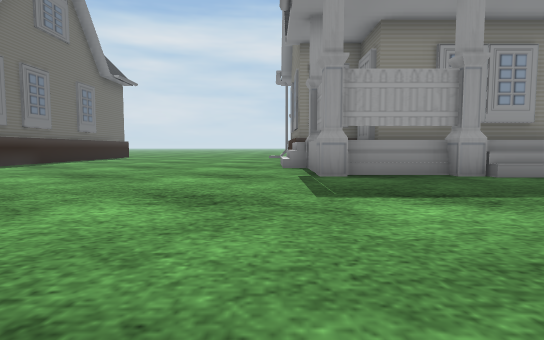
view 1 (above)

24 first-person views from a walk through a world built for the Gazebo simulator. The camera is 0.5 m above the floor, tilts 4° down and sees 80° across. The floor is counted in squares, 1 m on a side. Each view is taken from the middle of a square. On the plan, view 1 faces up. The plan holds only what a view shows up to about 9 squares ahead; the rest is blank. The place goes on beyond the plan. Some surface patterns are stand-ins.

view 2
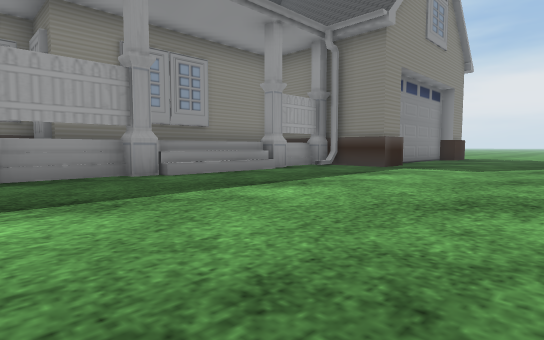

view 3
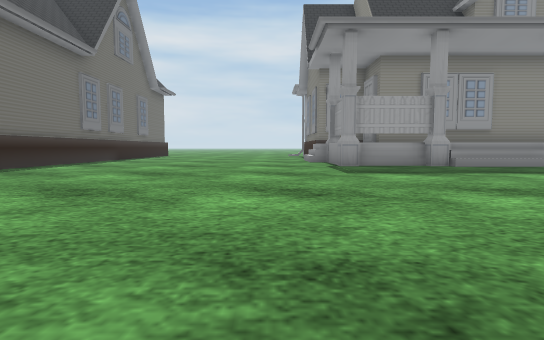

view 4
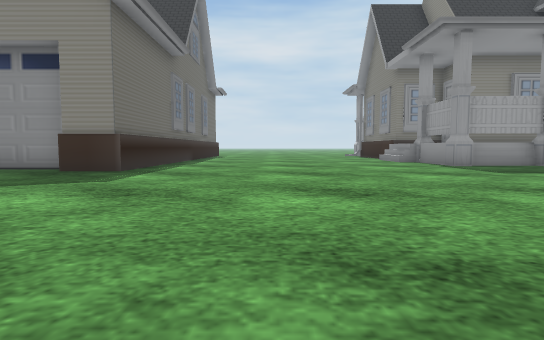

view 5
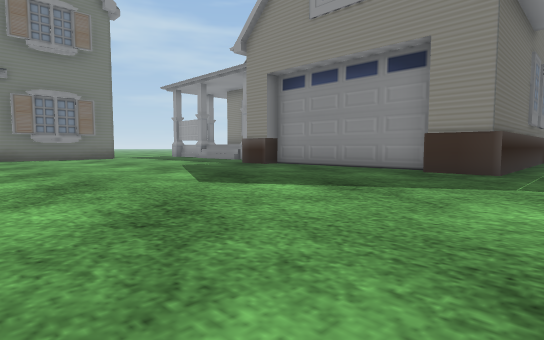

view 6
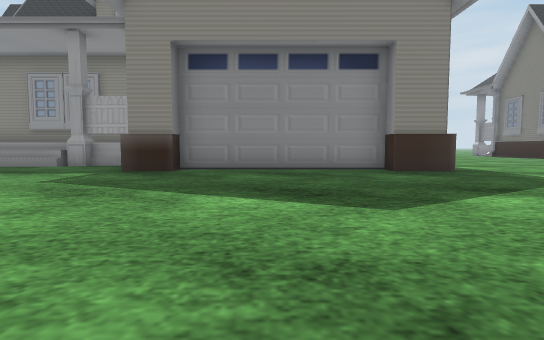

view 7
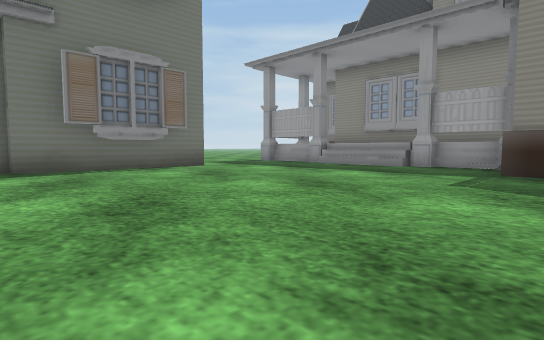

view 8
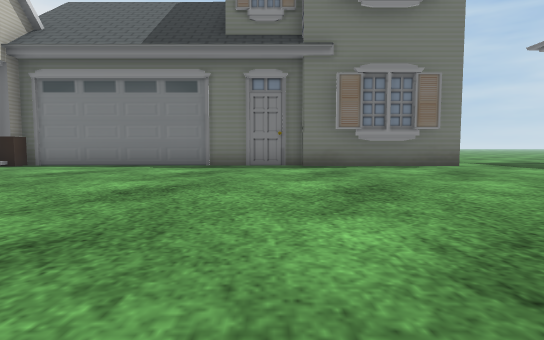

view 9
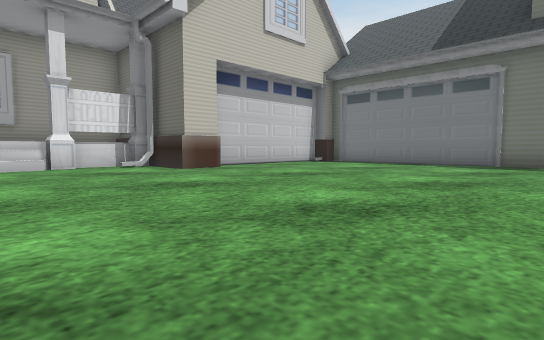

view 10
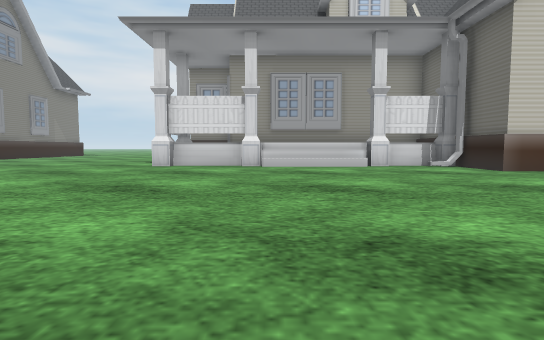

view 11
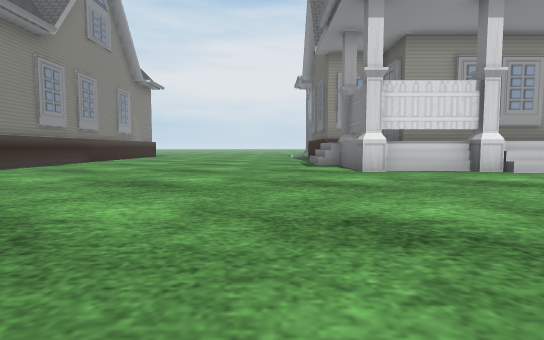

view 12
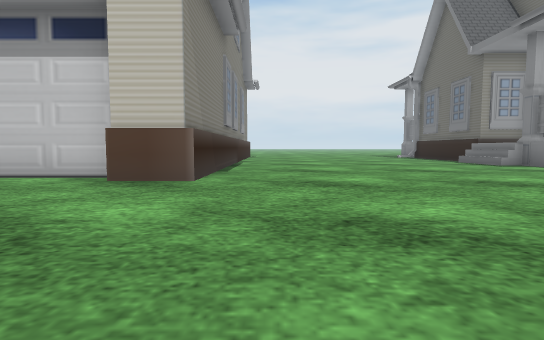

view 13
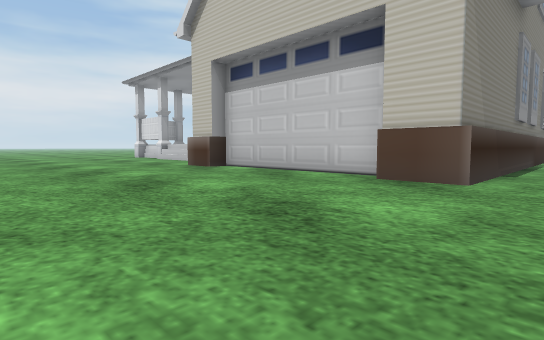

view 14
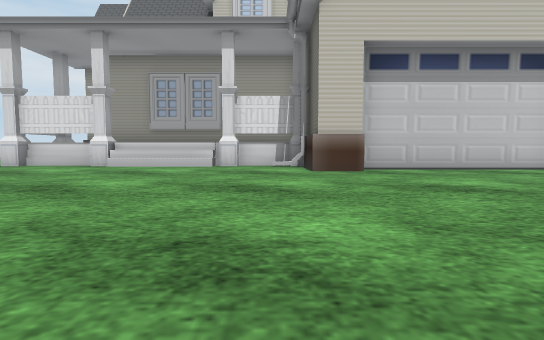

view 15
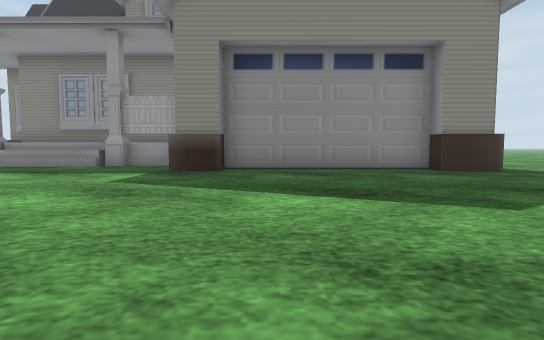

view 16
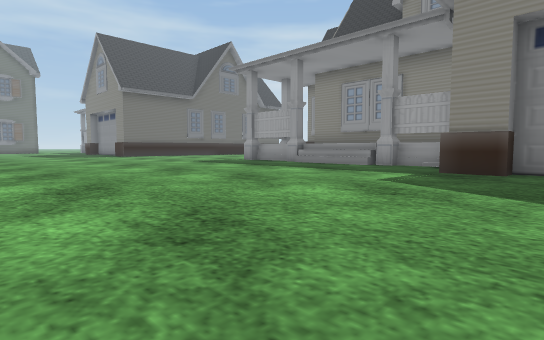

view 17
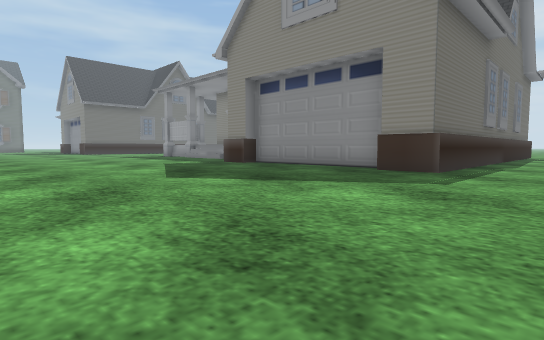

view 18
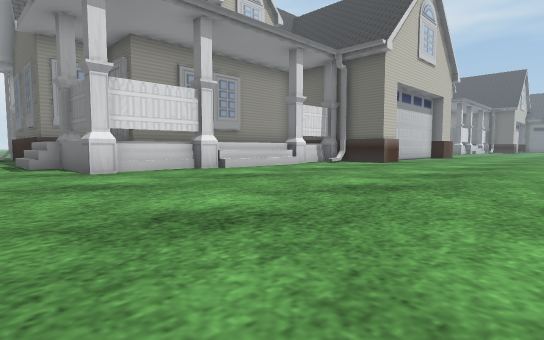

view 19
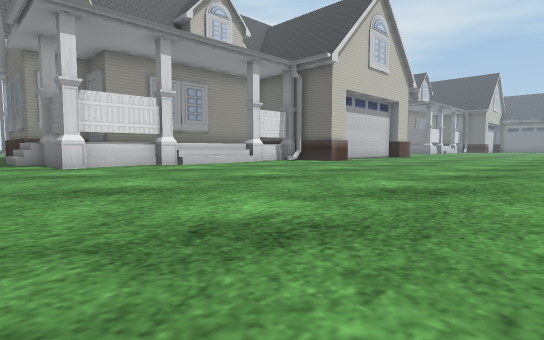

view 20
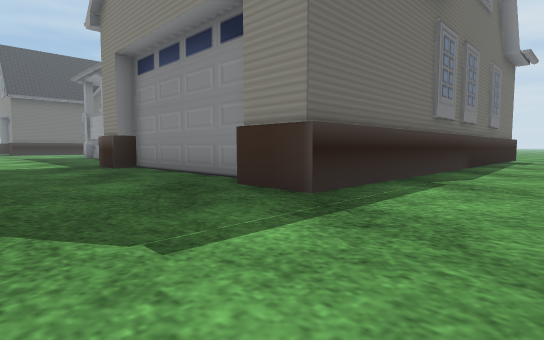

view 21
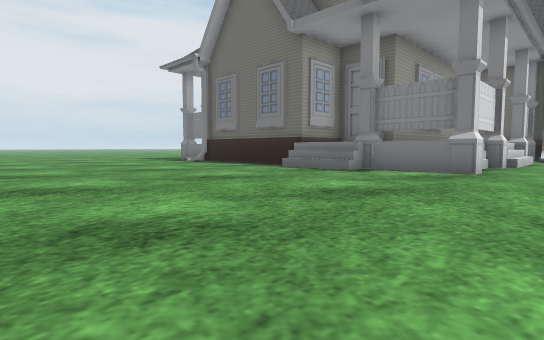

view 22
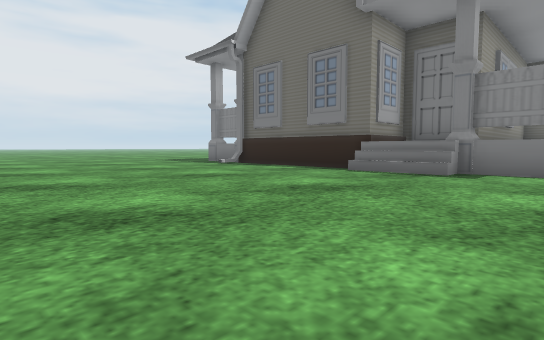

view 23
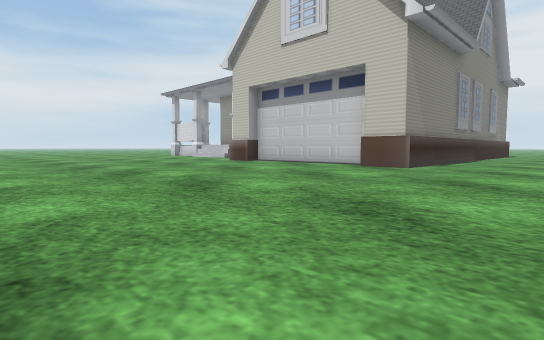

view 24
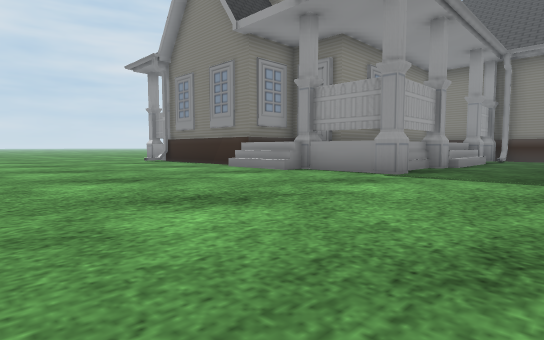

### Floor plan
Key: @ floor where view 1 was taken; # wall or solid block; . floor; = window, fence, low wall or low ledge; H house.
Columns run from 23 left of view 1 to 18 right of it. Each row starts with its distance up from view 1.
  9                 #......=#              #.
  8                 #......=#              #.
  7                 #.......##             #.
  6      #####      #.......#########      #..
  5      ==..#      #..........===..#      #..
  4   .. ....########...............########..
  3   ........................................
  2   H.......................................
  1   HH......................................
  0   HH...................@..................
 -1   HH......................................
 -2   H.......................................
 -3   H............... . .............. ......
 -4 HHH............      .....................
 -5   H.............  .  .....................
 -6   H................. .....................
 -7   H.......................................
 -8   H.......................................
 -9   H.. ....................................
-10   #   ###...............########..........
-11         #..===..........#      #..===....
-12         #########.......#      #########.
-13                ##.......#              #.
-14                 #=......#              #=
-15                 #=......#              #=
-16                 #=......#              #=
-17                 #.......#

Positions as (right, up) in squares from view 1, and headings:
1: (0, 0), facing up
2: (1, 0), facing up-right
3: (-1, -3), facing up
4: (-4, -3), facing up
5: (-6, -3), facing up-left
6: (-11, -3), facing up
7: (-13, -3), facing up-left
8: (-12, -3), facing left
9: (-11, -3), facing down-left
10: (-10, -3), facing down
11: (-5, -5), facing down
12: (0, -5), facing down
13: (0, -5), facing down-right
14: (9, -3), facing down
15: (11, -3), facing up
16: (11, -3), facing up-left
17: (18, -3), facing up-left
18: (18, -5), facing down-left
19: (18, -3), facing down-left
20: (18, 1), facing up-left
21: (0, -10), facing down-left
22: (0, -12), facing down-left
23: (-2, -2), facing down-right
24: (-5, 3), facing up-right
